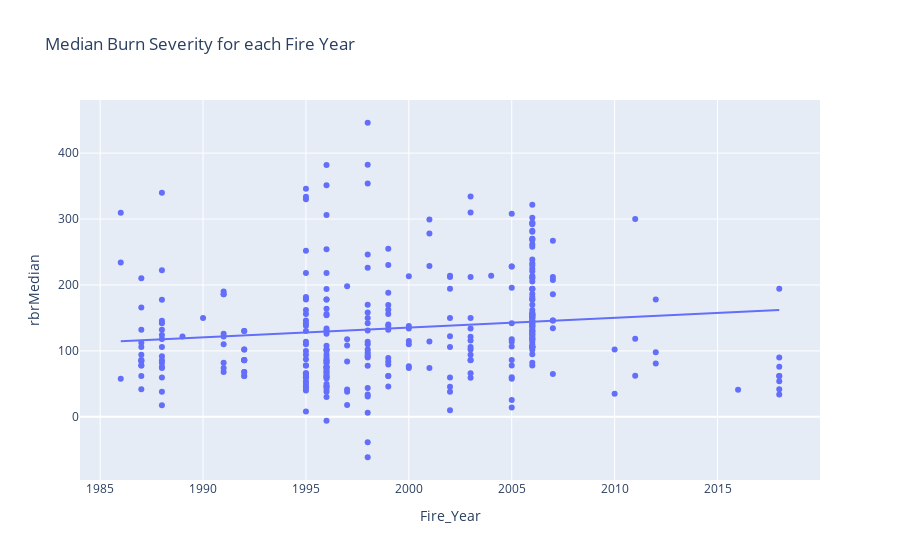

Notebook source saved alongside this figure:
### Code cell
figScatMed = px.scatter(
    dfrbr, x='Fire_Year', y='rbrMedian', 
    title='Median Burn Severity for each Fire Year', trendline="ols")

figScatMed.show()

### Figure 1 — Plotly figure (JSON) as saved in the notebook; plotly's stock layout.template omitted (floating-point values rounded to 4 significant figures; data arrays with more than 128 entries replaced by an {"elided": "..."} marker saying what was removed)
{"data": [{"hovertemplate": "Fire_Year=%{x}<br>rbrMedian=%{y}<extra></extra>", "legendgroup": "", "marker": {"color": "#636efa", "symbol": "circle"}, "mode": "markers", "name": "", "orientation": "v", "showlegend": false, "type": "scatter", "x": {"elided": "321 int values"}, "xaxis": "x", "y": {"elided": "321 float values"}, "yaxis": "y"}, {"hovertemplate": "<b>OLS trendline</b><br>rbrMedian = 1.48494 * Fire_Year + -2834.58<br>R<sup>2</sup>=0.016714<br><br>Fire_Year=%{x}<br>rbrMedian=%{y} <b>(trend)</b><extra></extra>", "legendgroup": "", "marker": {"color": "#636efa", "symbol": "circle"}, "mode": "lines", "name": "", "showlegend": false, "type": "scatter", "x": {"elided": "321 int values"}, "xaxis": "x", "y": {"elided": "321 float values"}, "yaxis": "y"}], "layout": {"legend": {"tracegroupgap": 0}, "title": {"text": "Median Burn Severity for each Fire Year"}, "xaxis": {"anchor": "y", "domain": [0, 1], "title": {"text": "Fire_Year"}}, "yaxis": {"anchor": "x", "domain": [0, 1], "title": {"text": "rbrMedian"}}}}
